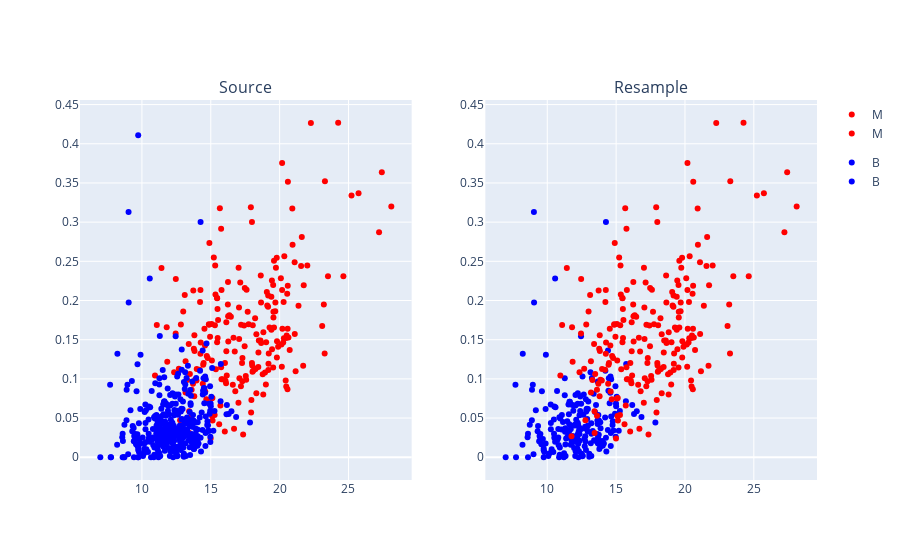

The notebook cell saved with this chart:
### Code cell
figure_func()

### Figure 1 — Plotly figure (JSON) as saved in the notebook; plotly's stock layout.template omitted (floating-point values rounded to 4 significant figures; data arrays with more than 128 entries replaced by an {"elided": "..."} marker saying what was removed)
{"data": [{"hovertemplate": "Diagnosis=M<br>Mean Radius=%{x}<br>Mean Concavity=%{y}<extra></extra>", "legendgroup": "M", "marker": {"color": "red", "symbol": "circle"}, "mode": "markers", "name": "M", "orientation": "v", "showlegend": true, "type": "scatter", "x": {"elided": "212 float values"}, "xaxis": "x", "y": {"elided": "212 float values"}, "yaxis": "y"}, {"hovertemplate": "Diagnosis=B<br>Mean Radius=%{x}<br>Mean Concavity=%{y}<extra></extra>", "legendgroup": "B", "marker": {"color": "blue", "symbol": "circle"}, "mode": "markers", "name": "B", "orientation": "v", "showlegend": true, "type": "scatter", "x": {"elided": "357 float values"}, "xaxis": "x", "y": {"elided": "357 float values"}, "yaxis": "y"}, {"hovertemplate": "Target=B<br>Mean Radius=%{x}<br>Mean Concavity=%{y}<extra></extra>", "legendgroup": "B", "marker": {"color": "blue", "symbol": "circle"}, "mode": "markers", "name": "B", "orientation": "v", "showlegend": true, "type": "scatter", "x": {"elided": "212 float values"}, "xaxis": "x2", "y": {"elided": "212 float values"}, "yaxis": "y2"}, {"hovertemplate": "Target=M<br>Mean Radius=%{x}<br>Mean Concavity=%{y}<extra></extra>", "legendgroup": "M", "marker": {"color": "red", "symbol": "circle"}, "mode": "markers", "name": "M", "orientation": "v", "showlegend": true, "type": "scatter", "x": {"elided": "212 float values"}, "xaxis": "x2", "y": {"elided": "212 float values"}, "yaxis": "y2"}], "layout": {"annotations": [{"font": {"size": 16}, "showarrow": false, "text": "Source", "x": 0.225, "xanchor": "center", "xref": "paper", "y": 1, "yanchor": "bottom", "yref": "paper"}, {"font": {"size": 16}, "showarrow": false, "text": "Resample", "x": 0.775, "xanchor": "center", "xref": "paper", "y": 1, "yanchor": "bottom", "yref": "paper"}], "xaxis": {"anchor": "y", "domain": [0, 0.45]}, "xaxis2": {"anchor": "y2", "domain": [0.55, 1]}, "yaxis": {"anchor": "x", "domain": [0, 1]}, "yaxis2": {"anchor": "x2", "domain": [0, 1]}}}
